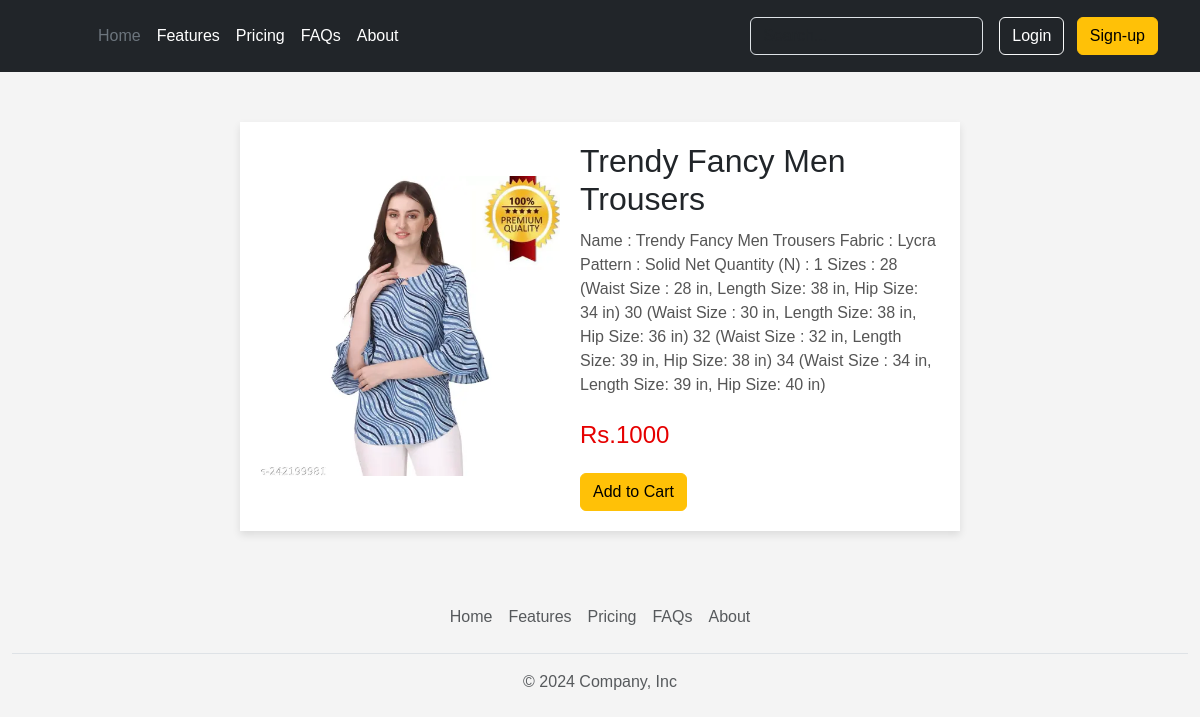
The page /description/3/ on the database its author committed.
### mainapp/models.py (models this page shows, shortened)
class Product(models.Model):
    title = models.CharField(max_length=50)
    price = models.IntegerField()
    description = models.TextField()
    image = models.ImageField(upload_to='media')
    size = models.CharField(max_length=10)
    category = models.CharField(choices=CATEGORY_CHOICE,max_length=50)
    is_avaliable = models.BooleanField()

### mainapp/views.py (the view)
# urls.py: path('description/<int:id>/',views.ProductDescription),
def ProductDescription(request,id):
    product = Product.objects.filter(id=id)
    context = {
        'prod':product[0]
    }
    return render(request,'ProductDescription.html',context)

### templates/ProductDescription.html (shortened to what this page needs)
{% extends "index.html" %}
{% block outlet %}
<!DOCTYPE html>
<html lang="en">
<head>
</head>
<body>
    <div class="product-container">
        <div class="product-image">
            <img src="/media/{{prod.image}}" alt="Product Image" width="300">
        </div>
        <div class="product-details">
            <h1 class="product-title">{{prod.title}}</h1>
            <p class="product-description">
               {{prod.description}}
            </p>
            <p class="product-price">Rs.{{prod.price}}</p>
            <button class="btn btn-warning" >
             <a href = "/cart/{{prod.id}}/">Add to Cart</a>
            </button>
        </div>
    </div>
</body>
</html>
{% endblock outlet %}

### templates/ProductDescription.html (style rules this page uses)
body { font-family: Arial, sans-serif; background-color: #f4f4f4; margin: 0; padding: 0; }
.product-container { width: 60%; margin: 50px auto; padding: 20px; background-color: #fff; box-shadow: 0 4px 8px rgba(0, 0, 0, 0.1); display: flex; align-items: center; }
.product-image img { max-width: 100%; height: auto; border-radius: 8px; }
.product-details { margin-left: 20px; flex: 1; }
.product-title { font-size: 2em; margin-bottom: 10px; }
.product-description { font-size: 1em; margin-bottom: 20px; color: #555; }
.product-price { font-size: 1.5em; color: #e60000; margin-bottom: 20px; }
a { text-decoration: none; color:black; }

### rows shown on the page
Product: image (picture), title "Trendy Fancy Men Trousers", description "Name : Trendy Fancy Men Trousers Fabric : Lycra Pattern : Solid Net Quantity (N) : 1 Sizes : 28 (Waist Size : 28 in, Length Size: 38 in, Hip Size: 34 in) 30 (Waist Size : 30 in, Length Size: 38 in, Hip Size: 36 in) 32 (Waist Size : 32 in, Length Size: 39 in, Hip Size: 38 in) 34 (Waist Size : 34 in, Length Size: 39 in, Hip Size: 40 in)", price "1000"
